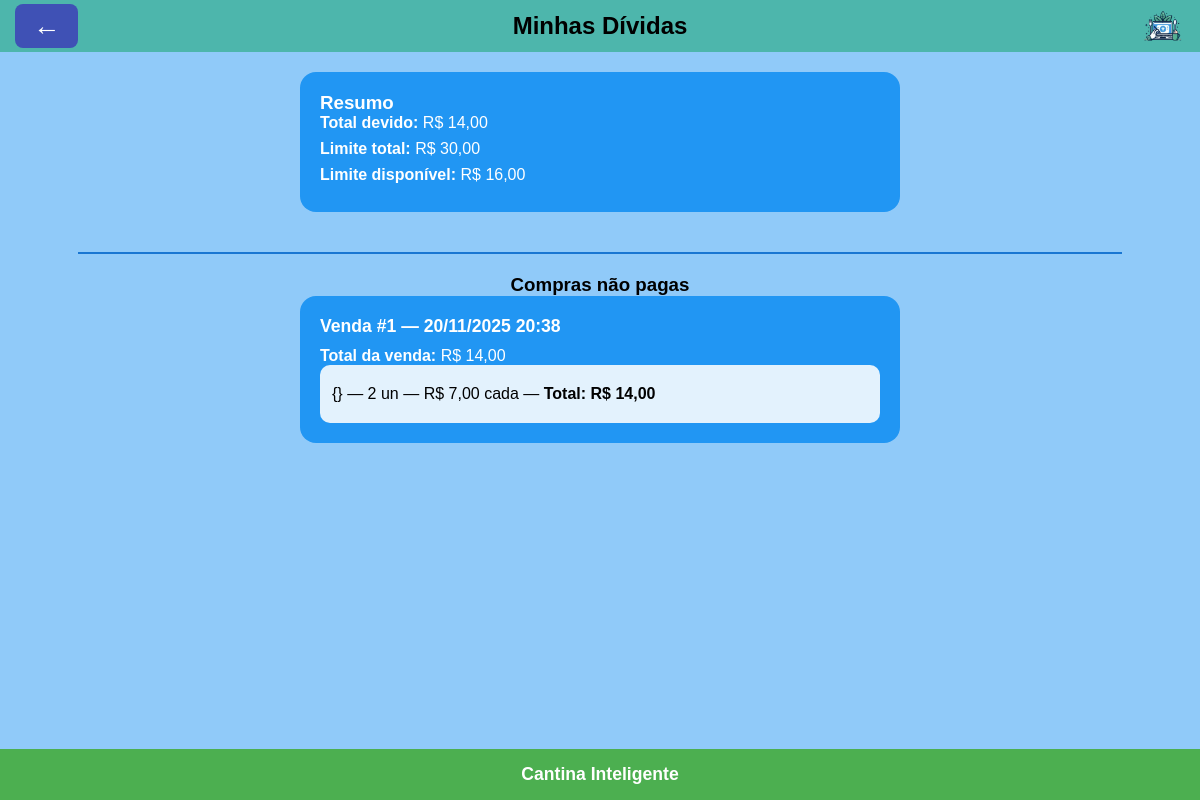
The app's page /minhas-dividas/ (signed in) with its own data.
### PFI/models.py (models this page shows, shortened)
class Venda(models.Model):
    usuario = models.ForeignKey(Usuario, on_delete=models.CASCADE, related_name='comprador')
    vendedor = models.ForeignKey(Usuario, on_delete=models.SET_NULL, null=True, blank=True, related_name='vendedor')
    valor_total = models.DecimalField(max_digits=6, decimal_places=2, default=0)
    pago = models.BooleanField(default=False)
    metodo_pagamento = models.CharField(
        max_length=20,
        choices=[('fiado','Fiado'), ('pix','Pix'), ('dinheiro','Dinheiro')],
        default='fiado'
    )
    data = models.DateTimeField(auto_now_add=True)

class Produto(models.Model):
    nome = models.CharField(max_length=100)
    descricao = models.TextField(blank=True, null=True)
    preco_compra = models.DecimalField(max_digits=10, decimal_places=2, default=0)
    preco_venda = models.DecimalField(max_digits=10, decimal_places=2, default=0)
    foto = models.ImageField(upload_to="produtos/", blank=True, null=True)
    estoque = models.IntegerField(default=0)
    def __init__(self, *args: Any, **kwargs: Any):
        super().__init__(args, kwargs)
        self.preco = None

class ItemVenda(models.Model):
    venda = models.ForeignKey(Venda, on_delete=models.CASCADE, related_name="itens")
    produto = models.ForeignKey(Produto, on_delete=models.CASCADE)
    quantidade = models.IntegerField()
    preco_unitario = models.DecimalField(max_digits=6, decimal_places=2)

### PFI/views.py (the view)
# urls.py: path("minhas-dividas/", views.minhas_dividas_usuario, name="minhas_dividas_usuario"),
def minhas_dividas_usuario(request):
    usuario_id = request.session.get("usuario_id")
    if not usuario_id:
        messages.error(request, "Você precisa estar logado para acessar suas dívidas.")
        return redirect("login")
    usuario = Usuario.objects.get(id=usuario_id)
    vendas = (
        Venda.objects.filter(usuario=usuario, pago=False)
        .order_by("-data")   # campo 'data' existe no seu modelo
    )
    total_devido = vendas.aggregate(Sum("valor_total"))["valor_total__sum"] or Decimal("0.00")
    limite = Decimal("30.00")
    limite_restante = limite - total_devido
    detalhes = []
    for venda in vendas:
        itens = []
        for item in venda.itens.all():
            itens.append({
                "produto": item.produto.nome,
                "quantidade": item.quantidade,
                "preco": item.preco_unitario,
                "total_item": item.preco_unitario * item.quantidade,
            })
        detalhes.append({
            "id": venda.id,
            "data": venda.data,
            "valor_total": venda.valor_total,
            "itens": itens,
        })
    return render(request, "Site_principal/dividas/minhas_dividas_usuario.html", {
        "usuario": usuario,
        "detalhes": detalhes,
        "total_devido": total_devido,
        "limite": limite,
        "limite_restante": limite_restante,
    })

### templates/Site_principal/dividas/minhas_dividas_usuario.html (shortened to what this page needs)
{% load static %}
<!DOCTYPE html>
<html lang="pt-BR">
<head>
  <link rel="stylesheet" href="{% static 'CSS/style_minhas_dividas_cliente.css' %}">
</head>
<body>
<header class="topo">
  <a href="{% url 'cliente' %}" class="btn-voltar">←</a>
  <h1>Minhas Dívidas</h1>
  <img src="{% static 'MEDIA/logo.png' %}" class="logo-topo" alt="logo">
</header>
<main class="conteudo">
  <div class="resumo-container">
    <h3>Resumo</h3>
    <p><strong>Total devido:</strong> R$ {{ total_devido|floatformat:2 }}</p>
    <p><strong>Limite total:</strong> R$ {{ limite }}</p>
    <p><strong>Limite disponível:</strong> R$ {{ limite_restante|floatformat:2 }}</p>
  </div>
  <hr class="linha">
  {% if detalhes %}
    <h3>Compras não pagas</h3>
    {% for venda in detalhes %}
    <div class="compra-card">
      <h4>Venda #{{ venda.id }} — {{ venda.data|date:"d/m/Y H:i" }}</h4>
      <p><strong>Total da venda:</strong>
      R$ {{ venda.valor_total|floatformat:2 }}</p>
      <ul>
        {% for item in venda.itens %}
        <li>
          {{ item.produto }} — {{ item.quantidade }} un —
          R$ {{ item.preco|floatformat:2 }} cada —
          <strong>Total: R$ {{ item.total_item|floatformat:2 }}</strong>
        </li>
        {% endfor %}
      </ul>
    </div>
    {% endfor %}
  {% else %}
    <p>Você não possui dívidas.</p>
  {% endif %}
</main>
<footer class="rodape">
  Cantina Inteligente
</footer>
</body>
</html>

### PFI/static/CSS/style_minhas_dividas_cliente.css (style rules this page uses)
* { margin: 0; padding: 0; box-sizing: border-box; font-family: Arial, sans-serif; }
body { background: #90CAF9; min-height: 100vh; display: flex; flex-direction: column; }
.topo { background: #4db6ac; padding: 12px; display: flex; align-items: center; justify-content: center; position: relative; }
.topo h1 { color: black; font-size: 1.5rem; font-weight: bold; }
.btn-voltar { position: absolute; left: 15px; background: #3f51b5; color: white; border: none; font-size: 1.7rem; padding: 8px 18px; border-radius: 8px; cursor: pointer; text-decoration: none; line-height: 1; display: flex; align-items: center; justify-content: center; }
.logo-topo { position: absolute; right: 15px; width: 45px; height: 45px; object-fit: contain; }
.conteudo { flex: 1; display: flex; flex-direction: column; align-items: center; padding: 20px; padding-bottom: 120px; }
.resumo-container, .compra-card { width: 90%; max-width: 600px; background: #2196f3; padding: 20px; border-radius: 16px; color: white; margin-bottom: 20px; }
.resumo-container p { font-size: 1rem; margin-bottom: 8px; }
.linha { width: 90%; margin: 20px auto; border: none; border-top: 2px solid #1976d2; }
.compra-card h4 { margin-bottom: 10px; font-size: 1.1rem; }
.compra-card ul { background: #e3f2fd; padding: 12px; border-radius: 10px; list-style: none; }
.compra-card li { color: black; padding: 8px 0; border-bottom: 1px solid #ccc; }
.compra-card li:last-child { border-bottom: none; }
.rodape { background: #4caf50; color: white; text-align: center; padding: 15px; font-weight: bold; font-size: 1.1rem; position: fixed; bottom: 0; left: 0; width: 100%; }

### records on screen
Venda: data "20/11/2025 20:38", valor_total "14,00"
ItemVenda: preco "7,00"

### other values on screen
{{ total_devido|floatformat:2 }} "14,00"
{{ limite }} "30,00"
{{ limite_restante|floatformat:2 }} "16,00"
{{ venda.id }} "1"
{{ item.quantidade }} "2"
{{ item.total_item|floatformat:2 }} "14,00"
